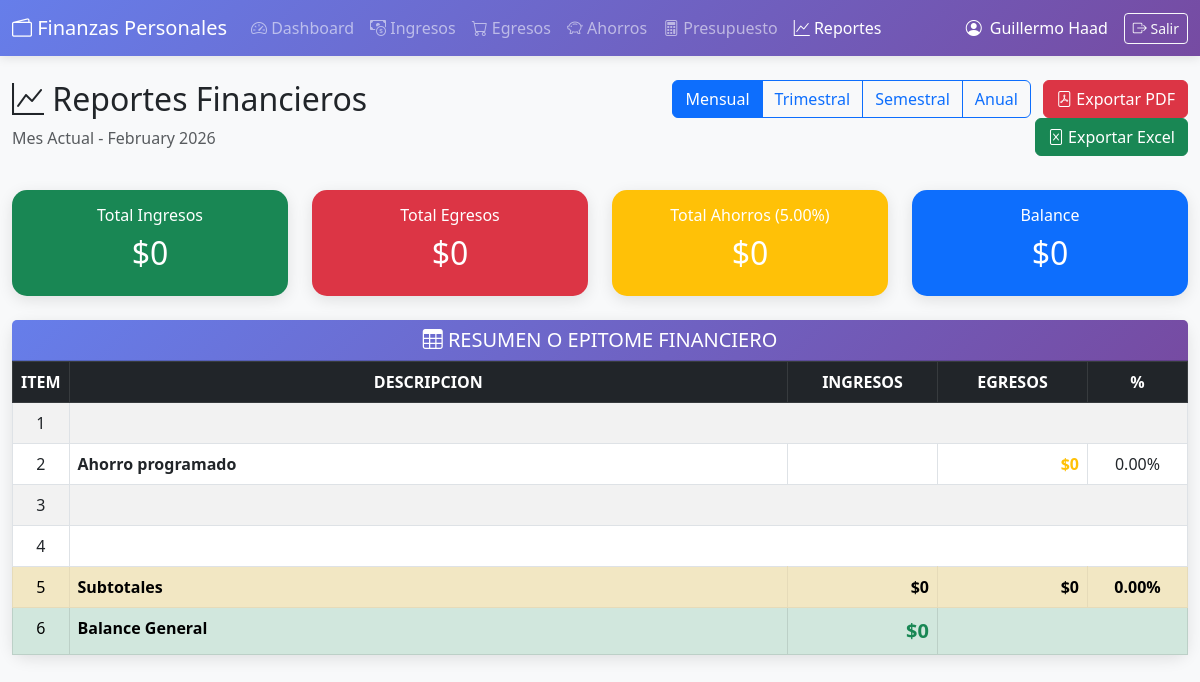
The app's page /reportes.php (signed in) with its own data.
### tables this page shows
CREATE TABLE `config_ahorro` (
  `id_config` int(11) NOT NULL AUTO_INCREMENT,
  `id_usuario` int(11) NOT NULL,
  `porcentaje_ahorro` decimal(5,2) NOT NULL DEFAULT 10.00,
  `meta_ahorro` decimal(12,2) DEFAULT NULL,
  `descripcion_meta` varchar(255) DEFAULT NULL,
  `fecha_inicio` date DEFAULT NULL,
  `fecha_meta` date DEFAULT NULL,
  `activo` tinyint(1) DEFAULT 1,
  PRIMARY KEY (`id_config`),
  KEY `idx_usuario` (`id_usuario`),
  CONSTRAINT `config_ahorro_ibfk_1` FOREIGN KEY (`id_usuario`) REFERENCES `usuarios` (`id_usuario`) ON DELETE CASCADE
);

### reportes.php (the view, shortened to what this page needs)
<?php
$db = Database::getInstance()->getConnection();
$usuario_id = $_SESSION['usuario_id'];
$usuario_nombre = $_SESSION['usuario_nombre'];
$stmt = $db->prepare("SELECT porcentaje_ahorro FROM config_ahorro WHERE id_usuario = ? AND activo = 1 ORDER BY id_config DESC LIMIT 1");
$stmt->execute([$usuario_id]);
$config_ahorro = $stmt->fetch();
$porcentaje_ahorro = $config_ahorro ? $config_ahorro['porcentaje_ahorro'] : 10;
$tipo_reporte = $_GET['tipo'] ?? 'mensual';
switch($tipo_reporte) {
    case 'mensual':
        $titulo_periodo = 'Mes Actual - ' . date('F Y');
        break;
}
$total_ingresos = 0;
$total_egresos = 0;
$total_ahorro = ($total_ingresos * $porcentaje_ahorro) / 100;
$balance_total = $total_ingresos - $total_egresos - $total_ahorro;
?>
<!DOCTYPE html>
<html lang="es">
<head>
    <link href="https://cdn.jsdelivr.net/npm/bootstrap@5.3.0/dist/css/bootstrap.min.css" rel="stylesheet">
    <link href="https://cdn.jsdelivr.net/npm/bootstrap-icons@1.10.0/font/bootstrap-icons.css" rel="stylesheet">
</head>
<body>
    <nav class="navbar navbar-expand-lg navbar-dark no-print">
        <div class="container-fluid">
            <a class="navbar-brand" href="dashboard.php">
                <i class="bi bi-wallet2"></i> Finanzas Personales
            </a>
            <div class="collapse navbar-collapse" id="navbarNav">
                <ul class="navbar-nav me-auto">
                    <li class="nav-item">
                        <a class="nav-link" href="dashboard.php">
                            <i class="bi bi-speedometer2"></i> Dashboard
                        </a>
                    </li>
                    <li class="nav-item">
                        <a class="nav-link" href="ingresos.php">
                            <i class="bi bi-cash-coin"></i> Ingresos
                        </a>
                    </li>
                    <li class="nav-item">
                        <a class="nav-link" href="egresos.php">
                            <i class="bi bi-cart"></i> Egresos
                        </a>
                    </li>
                    <li class="nav-item">
                        <a class="nav-link" href="ahorros.php">
                            <i class="bi bi-piggy-bank"></i> Ahorros
                        </a>
                    </li>
                    <li class="nav-item">
                        <a class="nav-link" href="presupuesto.php">
                            <i class="bi bi-calculator"></i> Presupuesto
                        </a>
                    </li>
                    <li class="nav-item">
                        <a class="nav-link active" href="reportes.php">
                            <i class="bi bi-graph-up"></i> Reportes
                        </a>
                    </li>
                </ul>
                <div class="d-flex align-items-center text-white">
                    <i class="bi bi-person-circle me-2"></i>
                    <span class="me-3"><?php echo htmlspecialchars($usuario_nombre); ?></span>
                    <a href="logout.php" class="btn btn-outline-light btn-sm">
                        <i class="bi bi-box-arrow-right"></i> Salir
                    </a>
                </div>
            </div>
        </div>
    </nav>
    <div class="container-fluid mt-4" id="contenidoReporte">
        <div class="row mb-4">
            <div class="col-md-6">
                <h2><i class="bi bi-graph-up"></i> Reportes Financieros</h2>
                <p class="text-muted"><?php echo $titulo_periodo; ?></p>
            </div>
            <div class="col-md-6 text-end no-print">
                <div class="btn-group me-2">
                    <a href="?tipo=mensual" class="btn btn-<?php echo $tipo_reporte === 'mensual' ? 'primary' : 'outline-primary'; ?>">
                        Mensual
                    </a>
                    <a href="?tipo=trimestral" class="btn btn-<?php echo $tipo_reporte === 'trimestral' ? 'primary' : 'outline-primary'; ?>">
                        Trimestral
                    </a>
                    <a href="?tipo=semestral" class="btn btn-<?php echo $tipo_reporte === 'semestral' ? 'primary' : 'outline-primary'; ?>">
                        Semestral
                    </a>
                    <a href="?tipo=anual" class="btn btn-<?php echo $tipo_reporte === 'anual' ? 'primary' : 'outline-primary'; ?>">
                        Anual
                    </a>
                </div>
                <button class="btn btn-danger" onclick="exportarPDF()">
                    <i class="bi bi-file-pdf"></i> Exportar PDF
                </button>
                <button class="btn btn-success" onclick="exportarExcel()">
                    <i class="bi bi-file-excel"></i> Exportar Excel
                </button>
            </div>
        </div>
        <div class="row g-4 mb-4">
            <div class="col-md-3">
                <div class="card stat-card bg-success text-white">
                    <div class="card-body text-center">
                        <h6>Total Ingresos</h6>
                        <h2>$<?php echo number_format($total_ingresos, 0, ',', '.'); ?></h2>
                    </div>
                </div>
            </div>
            <div class="col-md-3">
                <div class="card stat-card bg-danger text-white">
                    <div class="card-body text-center">
                        <h6>Total Egresos</h6>
                        <h2>$<?php echo number_format($total_egresos, 0, ',', '.'); ?></h2>
                    </div>
                </div>
            </div>
            <div class="col-md-3">
                <div class="card stat-card bg-warning text-white">
                    <div class="card-body text-center">
                        <h6>Total Ahorros (<?php echo $porcentaje_ahorro; ?>%)</h6>
                        <h2>$<?php echo number_format($total_ahorro, 0, ',', '.'); ?></h2>
                    </div>
                </div>
            </div>
            <div class="col-md-3">
                <div class="card stat-card bg-<?php echo $balance_total >= 0 ? 'primary' : 'warning'; ?> text-white">
                    <div class="card-body text-center">
                        <h6>Balance</h6>
                        <h2>$<?php echo number_format($balance_total, 0, ',', '.'); ?></h2>
                    </div>
                </div>
            </div>
        </div>
        <div class="row g-4 mb-4">
            <div class="col-12">
                <div class="card stat-card">
                    <div class="card-header text-white text-center" style="background: linear-gradient(135deg, #667eea 0%, #764ba2 100%);">
                        <h5 class="mb-0"><i class="bi bi-table"></i> RESUMEN O EPITOME FINANCIERO</h5>
                    </div>
                    <div class="card-body p-0">
                        <div class="table-responsive">
                            <table class="table table-bordered table-striped mb-0" id="tablaEpitome">
                                <thead class="table-dark text-center">
                                    <tr>
                                        <th style="width: 50px;">ITEM</th>
                                        <th>DESCRIPCION</th>
                                        <th style="width: 150px;">INGRESOS</th>
                                        <th style="width: 150px;">EGRESOS</th>
                                        <th style="width: 100px;">%</th>
                                    </tr>
                                </thead>
                                <tbody>
                                    <?php
                                    $item = 1;
                                    ?>
                                    <tr>
                                        <td class="text-center"><?php echo $item++; ?></td>
                                        <td colspan="4"></td>
                                    </tr>
                                    <tr>
                                        <td class="text-center"><?php echo $item++; ?></td>
                                        <td><strong>Ahorro programado</strong></td>
                                        <td class="text-end"></td>
                                        <td class="text-end text-warning fw-bold">$<?php echo number_format($total_ahorro, 0, ',', '.'); ?></td>
                                        <td class="text-center"><?php echo number_format($total_ahorro / max($total_ingresos, 1) * 100, 2); ?>%</td>
                                    </tr>
                                    <tr>
                                        <td class="text-center"><?php echo $item++; ?></td>
                                        <td colspan="4"></td>
                                    </tr>
                                    <tr>
                                        <td class="text-center"><?php echo $item++; ?></td>
                                        <td colspan="4"></td>
                                    </tr>
                                    <tr class="table-warning">
                                        <td class="text-center"><?php echo $item++; ?></td>
                                        <td><strong>Subtotales</strong></td>
                                        <td class="text-end fw-bold">$<?php echo number_format($total_ingresos, 0, ',', '.'); ?></td>
                                        <td class="text-end fw-bold">$<?php echo number_format($total_egresos + $total_ahorro, 0, ',', '.'); ?></td>
                                        <td class="text-center fw-bold"><?php echo number_format(($total_egresos + $total_ahorro) / max($total_ingresos, 1) * 100, 2); ?>%</td>
                                    </tr>
                                    <tr class="table-success">
                                        <td class="text-center"><?php echo $item++; ?></td>
                                        <td><strong>Balance General</strong></td>
                                        <td class="text-end fw-bold fs-5 <?php echo $balance_total >= 0 ? 'text-success' : 'text-danger'; ?>">
                                            $<?php echo number_format($balance_total, 0, ',', '.'); ?>
                                        </td>
                                        <td colspan="2"></td>
                                    </tr>
                                </tbody>
                            </table>
                        </div>
                    </div>
                </div>
            </div>
        </div>
    </div>
</body>
</html>

### reportes.php (style rules this page uses)
body { background-color: #f8f9fa; }
.navbar { background: linear-gradient(135deg, #667eea 0%, #764ba2 100%); box-shadow: 0 2px 10px rgba(0,0,0,0.1); }
.stat-card { border-radius: 15px; border: none; box-shadow: 0 4px 15px rgba(0,0,0,0.1); }

### records on screen
config_ahorro: porcentaje_ahorro "5.00", porcentaje_ahorro "0", $total_ahorro/max($total_ingresos,1)*100 "0.00", $total_egresos + $total_ahorro "0", porcentaje_ahorro "0.00"

### other values on screen
$usuario_nombre "Guillermo Haad"
$titulo_periodo "Mes Actual - February 2026"
$total_ingresos "0"
$total_egresos "0"
$item++ "1"
$item++ "2"
$item++ "3"
$item++ "4"
$item++ "5"
$item++ "6"
